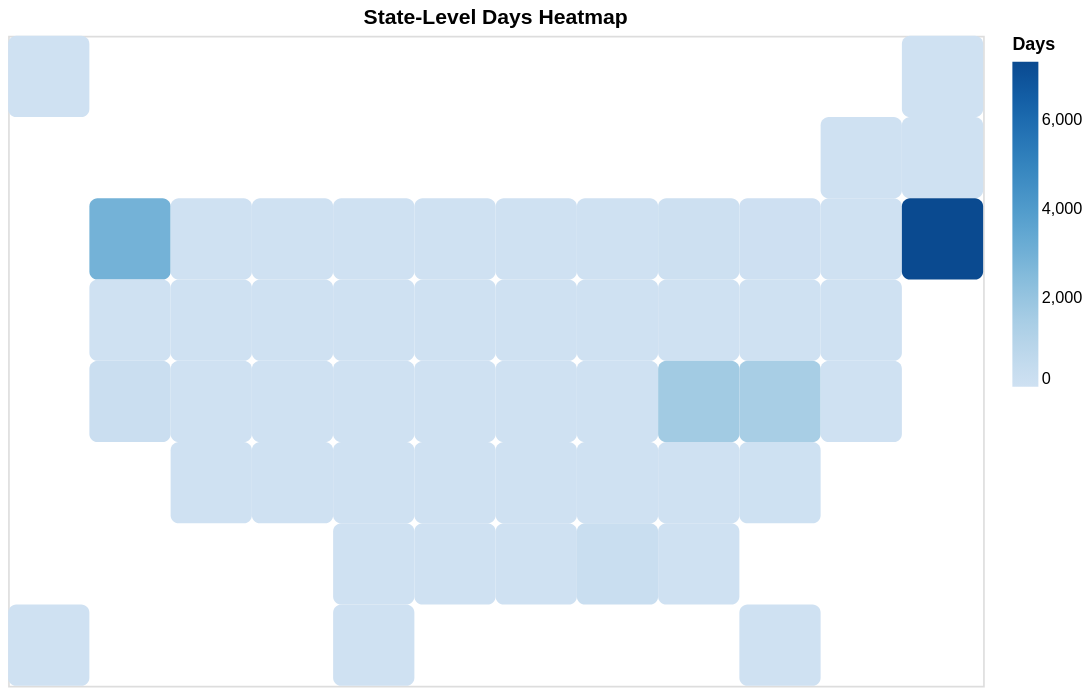

Notebook code cell kept with this figure:
### Code cell
heatmap

### Figure 1 — Vega-Lite specification as saved in the notebook (floating-point values rounded to 4 significant figures)
{"config": {"view": {"continuousWidth": 300, "continuousHeight": 300}}, "data": {"name": "data-274307f5d7d584c89eef2d937706e406"}, "mark": {"type": "rect", "cornerRadius": 5, "stroke": null}, "encoding": {"color": {"field": "days", "legend": {"title": "Days"}, "scale": {"scheme": "blues"}, "type": "quantitative"}, "tooltip": [{"field": "code", "type": "nominal"}, {"field": "days", "type": "quantitative"}], "x": {"axis": null, "field": "col", "type": "ordinal"}, "y": {"axis": null, "field": "row", "type": "ordinal"}}, "height": 400, "title": "State-Level Days Heatmap", "width": 600, "$schema": "https://vega.github.io/schema/vega-lite/v5.20.1.json", "datasets": {"data-274307f5d7d584c89eef2d937706e406": [{"id": 152, "publication": "NPR", "state": "Alaska", "code": "AK", "col": 2, "row": 1, "State": "Alaska", "Abbreviation": "AK", "duration": "days", "estimate": null, "day_multiplier": 2.0, "days": 2.0}, {"id": 153, "publication": "NPR", "state": "Hawaii", "code": "HI", "col": 2, "row": 8, "State": "Hawaii", "Abbreviation": "HI", "duration": "---", "estimate": null, "day_multiplier": 0.0, "days": 0.0}, {"id": 154, "publication": "NPR", "state": "Washington", "code": "WA", "col": 3, "row": 3, "State": "Washington", "Abbreviation": "WA", "duration": "years", "estimate": 8.0, "day_multiplier": 365.0, "days": 2920.0}, {"id": 155, "publication": "NPR", "state": "Oregon", "code": "OR", "col": 3, "row": 4, "State": "Oregon", "Abbreviation": "OR", "duration": "weeks", "estimate": 1.5, "day_multiplier": 7.0, "days": 10.5}, {"id": 156, "publication": "NPR", "state": "California", "code": "CA", "col": 3, "row": 5, "State": "California", "Abbreviation": "CA", "duration": "months", "estimate": 7.0, "day_multiplier": 30.0, "days": 210.0}, {"id": 157, "publication": "NPR", "state": "Idaho", "code": "ID", "col": 4, "row": 3, "State": "Idaho", "Abbreviation": "ID", "duration": "hours", "estimate": null, "day_multiplier": 0.5, "days": 0.5}, {"id": 158, "publication": "NPR", "state": "Nevada", "code": "NV", "col": 4, "row": 4, "State": "Nevada", "Abbreviation": "NV", "duration": "weeks", "estimate": null, "day_multiplier": 7.0, "days": 7.0}, {"id": 159, "publication": "NPR", "state": "Utah", "code": "UT", "col": 4, "row": 5, "State": "Utah", "Abbreviation": "UT", "duration": "days", "estimate": null, "day_multiplier": 4.0, "days": 4.0}, {"id": 160, "publication": "NPR", "state": "Arizona", "code": "AZ", "col": 4, "row": 6, "State": "Arizona", "Abbreviation": "AZ", "duration": "weeks", "estimate": 1.0, "day_multiplier": 7.0, "days": 7.0}, {"id": 161, "publication": "NPR", "state": "Montana", "code": "MT", "col": 5, "row": 3, "State": "Montana", "Abbreviation": "MT", "duration": "hours", "estimate": null, "day_multiplier": 0.5, "days": 0.5}, {"id": 162, "publication": "NPR", "state": "Wyoming", "code": "WY", "col": 5, "row": 4, "State": "Wyoming", "Abbreviation": "WY", "duration": "hours", "estimate": null, "day_multiplier": 0.5, "days": 0.5}, {"id": 163, "publication": "NPR", "state": "Colorado", "code": "CO", "col": 5, "row": 5, "State": "Colorado", "Abbreviation": "CO", "duration": "weeks", "estimate": 2.0, "day_multiplier": 7.0, "days": 14.0}, {"id": 164, "publication": "NPR", "state": "New Mexico", "code": "NM", "col": 5, "row": 6, "State": "New Mexico", "Abbreviation": "NM", "duration": "weeks", "estimate": null, "day_multiplier": 7.0, "days": 7.0}, {"id": 165, "publication": "NPR", "state": "North Dakota", "code": "ND", "col": 6, "row": 3, "State": "North Dakota", "Abbreviation": "ND", "duration": "hours", "estimate": null, "day_multiplier": 0.5, "days": 0.5}, {"id": 166, "publication": "NPR", "state": "South Dakota", "code": "SD", "col": 6, "row": 4, "State": "South Dakota", "Abbreviation": "SD", "duration": "days", "estimate": null, "day_multiplier": 2.0, "days": 2.0}, {"id": 167, "publication": "NPR", "state": "Nebraska", "code": "NE", "col": 6, "row": 5, "State": "Nebraska", "Abbreviation": "NE", "duration": "hours", "estimate": null, "day_multiplier": 0.5, "days": 0.5}, {"id": 168, "publication": "NPR", "state": "Kansas", "code": "KS", "col": 6, "row": 6, "State": "Kansas", "Abbreviation": "KS", "duration": "days", "estimate": null, "day_multiplier": 2.0, "days": 2.0}, {"id": 169, "publication": "NPR", "state": "Oklahoma", "code": "OK", "col": 6, "row": 7, "State": "Oklahoma", "Abbreviation": "OK", "duration": "hours", "estimate": null, "day_multiplier": 0.5, "days": 0.5}, {"id": 170, "publication": "NPR", "state": "Texas", "code": "TX", "col": 6, "row": 8, "State": "Texas", "Abbreviation": "TX", "duration": "days", "estimate": null, "day_multiplier": 4.0, "days": 4.0}, {"id": 171, "publication": "NPR", "state": "Minnesota", "code": "MN", "col": 7, "row": 3, "State": "Minnesota", "Abbreviation": "MN", "duration": "weeks", "estimate": null, "day_multiplier": 7.0, "days": 7.0}, {"id": 172, "publication": "NPR", "state": "Iowa", "code": "IA", "col": 7, "row": 4, "State": "Iowa", "Abbreviation": "IA", "duration": "days", "estimate": null, "day_multiplier": 2.0, "days": 2.0}, {"id": 173, "publication": "NPR", "state": "Missouri", "code": "MO", "col": 7, "row": 5, "State": "Missouri", "Abbreviation": "MO", "duration": "days", "estimate": null, "day_multiplier": 2.0, "days": 2.0}, {"id": 174, "publication": "NPR", "state": "Arkansas", "code": "AR", "col": 7, "row": 6, "State": "Arkansas", "Abbreviation": "AR", "duration": "hours", "estimate": null, "day_multiplier": 0.5, "days": 0.5}, {"id": 175, "publication": "NPR", "state": "Louisiana", "code": "LA", "col": 7, "row": 7, "State": "Louisiana", "Abbreviation": "LA", "duration": "weeks", "estimate": null, "day_multiplier": 7.0, "days": 7.0}, {"id": 176, "publication": "NPR", "state": "Illinois", "code": "IL", "col": 8, "row": 3, "State": "Illinois", "Abbreviation": "IL", "duration": "weeks", "estimate": 2.0, "day_multiplier": 7.0, "days": 14.0}, {"id": 177, "publication": "NPR", "state": "Indiana", "code": "IN", "col": 8, "row": 4, "State": "Indiana", "Abbreviation": "IN", "duration": "days", "estimate": null, "day_multiplier": 2.0, "days": 2.0}, {"id": 178, "publication": "NPR", "state": "Kentucky", "code": "KY", "col": 8, "row": 5, "State": "Kentucky", "Abbreviation": "KY", "duration": "days", "estimate": null, "day_multiplier": 2.0, "days": 2.0}, {"id": 179, "publication": "NPR", "state": "Tennessee", "code": "TN", "col": 8, "row": 6, "State": "Tennessee", "Abbreviation": "TN", "duration": "weeks", "estimate": 1.0, "day_multiplier": 7.0, "days": 7.0}, {"id": 180, "publication": "NPR", "state": "Mississippi", "code": "MS", "col": 8, "row": 7, "State": "Mississippi", "Abbreviation": "MS", "duration": "days", "estimate": null, "day_multiplier": 5.0, "days": 5.0}, {"id": 181, "publication": "NPR", "state": "Wisconsin", "code": "WI", "col": 9, "row": 3, "State": "Wisconsin", "Abbreviation": "WI", "duration": "days", "estimate": null, "day_multiplier": 4.0, "days": 4.0}, {"id": 182, "publication": "NPR", "state": "Ohio", "code": "OH", "col": 9, "row": 4, "State": "Ohio", "Abbreviation": "OH", "duration": "days", "estimate": null, "day_multiplier": 2.0, "days": 2.0}, {"id": 183, "publication": "NPR", "state": "West Virginia", "code": "WV", "col": 9, "row": 5, "State": "West Virginia", "Abbreviation": "WV", "duration": "days", "estimate": null, "day_multiplier": 2.0, "days": 2.0}, {"id": 184, "publication": "NPR", "state": "North Carolina", "code": "NC", "col": 9, "row": 6, "State": "North Carolina", "Abbreviation": "NC", "duration": "weeks", "estimate": 3.0, "day_multiplier": 7.0, "days": 21.0}, {"id": 185, "publication": "NPR", "state": "Alabama", "code": "AL", "col": 9, "row": 7, "State": "Alabama", "Abbreviation": "AL", "duration": "months", "estimate": 9.0, "day_multiplier": 30.0, "days": 270.0}, {"id": 186, "publication": "NPR", "state": "Michigan", "code": "MI", "col": 10, "row": 3, "State": "Michigan", "Abbreviation": "MI", "duration": "months", "estimate": 2.5, "day_multiplier": 30.0, "days": 75.0}, {"id": 187, "publication": "NPR", "state": "Pennsylvania", "code": "PA", "col": 10, "row": 4, "State": "Pennsylvania", "Abbreviation": "PA", "duration": "weeks", "estimate": null, "day_multiplier": 7.0, "days": 7.0}, {"id": 188, "publication": "NPR", "state": "Virginia", "code": "VA", "col": 10, "row": 5, "State": "Virginia", "Abbreviation": "VA", "duration": "years", "estimate": 4.5, "day_multiplier": 365.0, "days": 1642.0}, {"id": 189, "publication": "NPR", "state": "South Carolina", "code": "SC", "col": 10, "row": 6, "State": "South Carolina", "Abbreviation": "SC", "duration": "weeks", "estimate": 2.0, "day_multiplier": 7.0, "days": 14.0}, {"id": 190, "publication": "NPR", "state": "Georgia", "code": "GA", "col": 10, "row": 7, "State": "Georgia", "Abbreviation": "GA", "duration": "weeks", "estimate": null, "day_multiplier": 7.0, "days": 7.0}, {"id": 191, "publication": "NPR", "state": "New York", "code": "NY", "col": 11, "row": 3, "State": "New York", "Abbreviation": "NY", "duration": "months", "estimate": 2.0, "day_multiplier": 30.0, "days": 60.0}, {"id": 192, "publication": "NPR", "state": "New Jersey", "code": "NJ", "col": 11, "row": 4, "State": "New Jersey", "Abbreviation": "NJ", "duration": "days", "estimate": null, "day_multiplier": 2.0, "days": 2.0}, {"id": 193, "publication": "NPR", "state": "Maryland", "code": "MD", "col": 11, "row": 5, "State": "Maryland", "Abbreviation": "MD", "duration": "years", "estimate": 4.0, "day_multiplier": 365.0, "days": 1460.0}, {"id": 194, "publication": "NPR", "state": "DC", "code": "DC", "col": 11, "row": 6, "State": "District of Columbia", "Abbreviation": "DC", "duration": "weeks", "estimate": 4.0, "day_multiplier": 7.0, "days": 28.0}, {"id": 195, "publication": "NPR", "state": "Florida", "code": "FL", "col": 11, "row": 8, "State": "Florida", "Abbreviation": "FL", "duration": "weeks", "estimate": null, "day_multiplier": 7.0, "days": 7.0}, {"id": 196, "publication": "NPR", "state": "Vermont", "code": "VT", "col": 12, "row": 2, "State": "Vermont", "Abbreviation": "VT", "duration": "days", "estimate": null, "day_multiplier": 4.0, "days": 4.0}, {"id": 197, "publication": "NPR", "state": "Rhode Island", "code": "RI", "col": 12, "row": 3, "State": "Rhode Island", "Abbreviation": "RI", "duration": "days", "estimate": null, "day_multiplier": 4.0, "days": 4.0}, {"id": 198, "publication": "NPR", "state": "Connecticut", "code": "CT", "col": 12, "row": 4, "State": "Connecticut", "Abbreviation": "CT", "duration": "days", "estimate": null, "day_multiplier": 3.0, "days": 3.0}, {"id": 199, "publication": "NPR", "state": "Delaware", "code": "DE", "col": 12, "row": 5, "State": "Delaware", "Abbreviation": "DE", "duration": "hours", "estimate": null, "day_multiplier": 3.0, "days": 3.0}, {"id": 200, "publication": "NPR", "state": "Maine", "code": "ME", "col": 13, "row": 1, "State": "Maine", "Abbreviation": "ME", "duration": "weeks", "estimate": 3.0, "day_multiplier": 7.0, "days": 21.0}, {"id": 201, "publication": "NPR", "state": "New Hampshire", "code": "NH", "col": 13, "row": 2, "State": "New Hampshire", "Abbreviation": "NH", "duration": "days", "estimate": null, "day_multiplier": 2.0, "days": 2.0}, {"id": 202, "publication": "NPR", "state": "Massachusetts", "code": "MA", "col": 13, "row": 3, "State": "Massachusetts", "Abbreviation": "MA", "duration": "years", "estimate": 20.0, "day_multiplier": 365.0, "days": 7300.0}]}}
